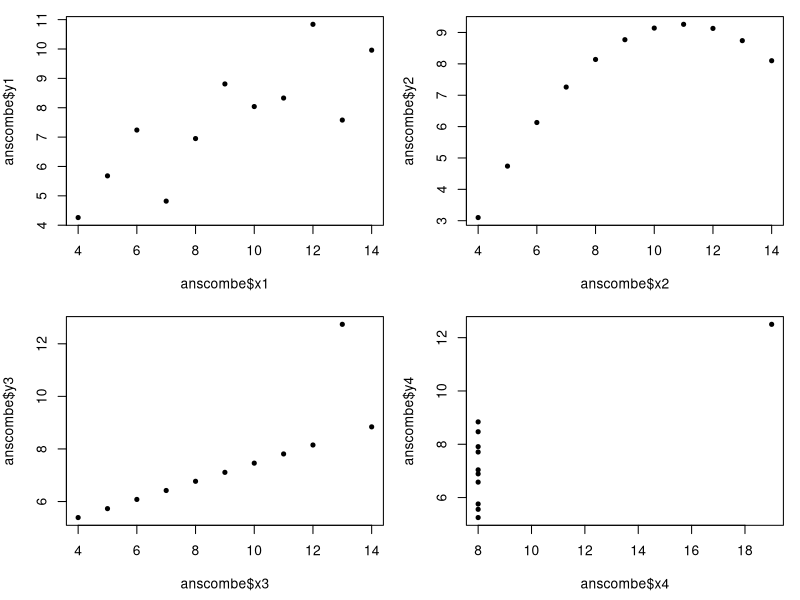

Generate this figure with R:

                  #Angelica Torres García
                  #22/02/2023
                  #2173388

       # LABORATORIO 5. CORRELACIÓN

#Actividades

#Generar los gráficos de distribución de puntos para cada par de datos

op = par(mfrow = c(2, 2), mar = c(4.5, 4, 1, 1))
plot(anscombe$x1, anscombe$y1, pch = 20)
plot(anscombe$x2, anscombe$y2, pch = 20)
plot(anscombe$x3, anscombe$y3, pch = 20)
plot(anscombe$x4, anscombe$y4, pch = 20)
par(op)

#Coeficiente de correlación

cor.test(anscombe$x1, anscombe$y1)
cor.test(anscombe$x2, anscombe$y2)
cor.test(anscombe$x3, anscombe$y3)
cor.test(anscombe$x4, anscombe$y4)
